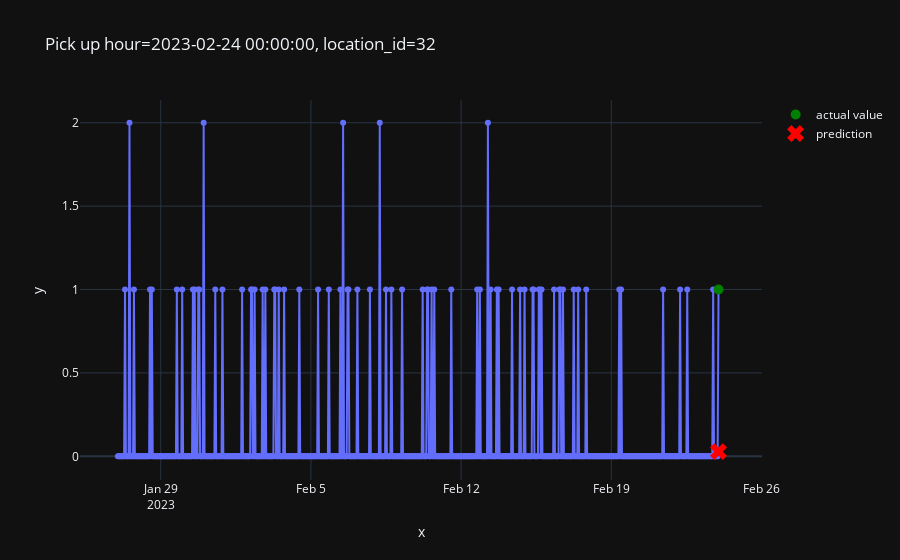

Notebook code for this chart:
### Code cell
plot_one_sample(
    example_id=3979,
    features=X_test,
    targets=y_test,
    predictions=pd.Series(predictions)
)

### Figure 1 — Plotly figure (JSON) as saved in the notebook; plotly's stock layout.template omitted (floating-point values rounded to 4 significant figures; data arrays with more than 128 entries replaced by an {"elided": "..."} marker saying what was removed)
{"data": [{"hovertemplate": "x=%{x}<br>y=%{y}<extra></extra>", "legendgroup": "", "line": {"color": "#636efa", "dash": "solid"}, "marker": {"symbol": "circle"}, "mode": "lines+markers", "name": "", "orientation": "v", "showlegend": false, "type": "scatter", "x": {"elided": "673 str values"}, "xaxis": "x", "y": {"elided": "673 int values"}, "yaxis": "y"}, {"line": {"color": "green"}, "marker": {"size": 10}, "mode": "markers", "name": "actual value", "type": "scatter", "x": ["2023-02-24T00:00:00"], "y": [1]}, {"line": {"color": "red"}, "marker": {"size": 15, "symbol": "x"}, "mode": "markers", "name": "prediction", "type": "scatter", "x": ["2023-02-24T00:00:00"], "y": [0.02808]}], "layout": {"legend": {"tracegroupgap": 0}, "title": {"text": "Pick up hour=2023-02-24 00:00:00, location_id=32"}, "xaxis": {"anchor": "y", "domain": [0, 1], "title": {"text": "x"}}, "yaxis": {"anchor": "x", "domain": [0, 1], "title": {"text": "y"}}}}
